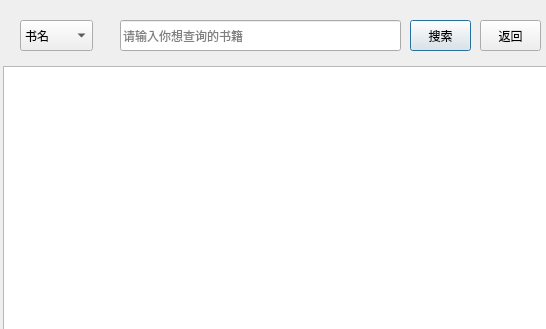
<?xml version="1.0" encoding="UTF-8"?>
<ui version="4.0">
 <class>Dialog</class>
 <widget class="QDialog" name="Dialog">
  <property name="geometry">
   <rect>
    <x>0</x>
    <y>0</y>
    <width>546</width>
    <height>329</height>
   </rect>
  </property>
  <property name="windowTitle">
   <string>Dialog</string>
  </property>
  <widget class="QLineEdit" name="lineEdit">
   <property name="geometry">
    <rect>
     <x>120</x>
     <y>20</y>
     <width>281</width>
     <height>31</height>
    </rect>
   </property>
   <property name="placeholderText">
    <string>请输入你想查询的书籍</string>
   </property>
  </widget>
  <widget class="QPushButton" name="pushButton">
   <property name="geometry">
    <rect>
     <x>410</x>
     <y>20</y>
     <width>61</width>
     <height>31</height>
    </rect>
   </property>
   <property name="text">
    <string>搜索</string>
   </property>
  </widget>
  <widget class="QPushButton" name="pushButton_2">
   <property name="geometry">
    <rect>
     <x>480</x>
     <y>20</y>
     <width>61</width>
     <height>31</height>
    </rect>
   </property>
   <property name="text">
    <string>返回</string>
   </property>
  </widget>
  <widget class="QTextEdit" name="textEdit">
   <property name="geometry">
    <rect>
     <x>3</x>
     <y>66</y>
     <width>546</width>
     <height>329</height>
    </rect>
   </property>
  </widget>
  <widget class="QComboBox" name="comboBox">
   <property name="geometry">
    <rect>
     <x>20</x>
     <y>20</y>
     <width>73</width>
     <height>31</height>
    </rect>
   </property>
   <item>
    <property name="text">
     <string>书名</string>
    </property>
   </item>
   <item>
    <property name="text">
     <string>类别</string>
    </property>
   </item>
  </widget>
 </widget>
 <resources/>
 <connections/>
</ui>
